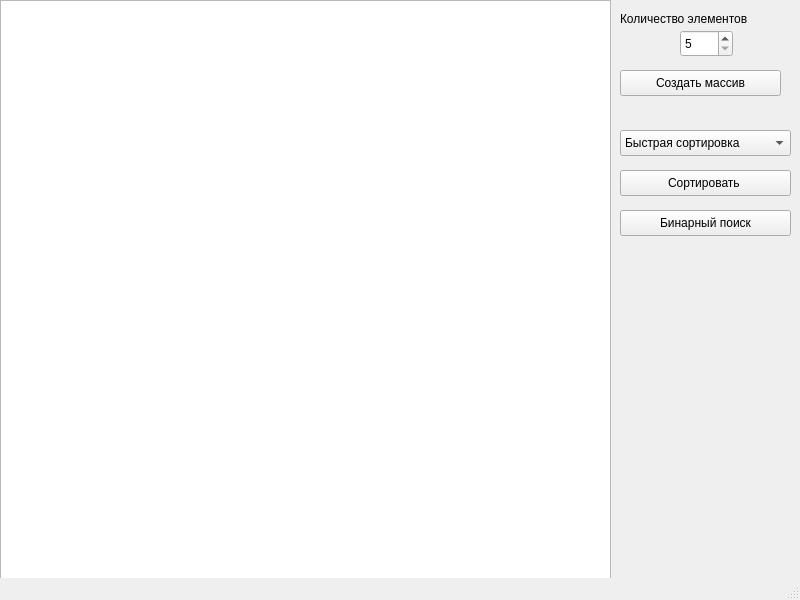
<?xml version="1.0" encoding="UTF-8"?>
<ui version="4.0">
 <class>MainWindow</class>
 <widget class="QMainWindow" name="MainWindow">
  <property name="geometry">
   <rect>
    <x>0</x>
    <y>0</y>
    <width>800</width>
    <height>600</height>
   </rect>
  </property>
  <property name="windowTitle">
   <string>MainWindow</string>
  </property>
  <widget class="QWidget" name="centralwidget">
   <widget class="QGraphicsView" name="graphicsView">
    <property name="geometry">
     <rect>
      <x>0</x>
      <y>0</y>
      <width>611</width>
      <height>591</height>
     </rect>
    </property>
   </widget>
   <widget class="QComboBox" name="comboBox">
    <property name="geometry">
     <rect>
      <x>620</x>
      <y>130</y>
      <width>171</width>
      <height>26</height>
     </rect>
    </property>
    <item>
     <property name="text">
      <string>Быстрая сортировка</string>
     </property>
    </item>
    <item>
     <property name="text">
      <string>Сортировка кучей</string>
     </property>
    </item>
    <item>
     <property name="text">
      <string>Сортировка слянием</string>
     </property>
    </item>
    <item>
     <property name="text">
      <string>Интерполяция</string>
     </property>
    </item>
   </widget>
   <widget class="QPushButton" name="pushButton_3">
    <property name="geometry">
     <rect>
      <x>620</x>
      <y>70</y>
      <width>161</width>
      <height>26</height>
     </rect>
    </property>
    <property name="text">
     <string>Создать массив</string>
    </property>
   </widget>
   <widget class="QPushButton" name="pushButton_4">
    <property name="geometry">
     <rect>
      <x>620</x>
      <y>210</y>
      <width>171</width>
      <height>26</height>
     </rect>
    </property>
    <property name="text">
     <string>Бинарный поиск</string>
    </property>
   </widget>
   <widget class="QPushButton" name="pushButton">
    <property name="geometry">
     <rect>
      <x>620</x>
      <y>170</y>
      <width>171</width>
      <height>26</height>
     </rect>
    </property>
    <property name="text">
     <string>Сортировать </string>
    </property>
   </widget>
   <widget class="QLabel" name="label">
    <property name="geometry">
     <rect>
      <x>620</x>
      <y>10</y>
      <width>162</width>
      <height>18</height>
     </rect>
    </property>
    <property name="text">
     <string>Количество элементов</string>
    </property>
   </widget>
   <widget class="QSpinBox" name="spinBox">
    <property name="geometry">
     <rect>
      <x>680</x>
      <y>30</y>
      <width>53</width>
      <height>27</height>
     </rect>
    </property>
    <property name="minimum">
     <number>5</number>
    </property>
    <property name="maximum">
     <number>500</number>
    </property>
   </widget>
  </widget>
  <widget class="QMenuBar" name="menubar">
   <property name="geometry">
    <rect>
     <x>0</x>
     <y>0</y>
     <width>800</width>
     <height>23</height>
    </rect>
   </property>
  </widget>
  <widget class="QStatusBar" name="statusbar"/>
 </widget>
 <resources/>
 <connections/>
</ui>
